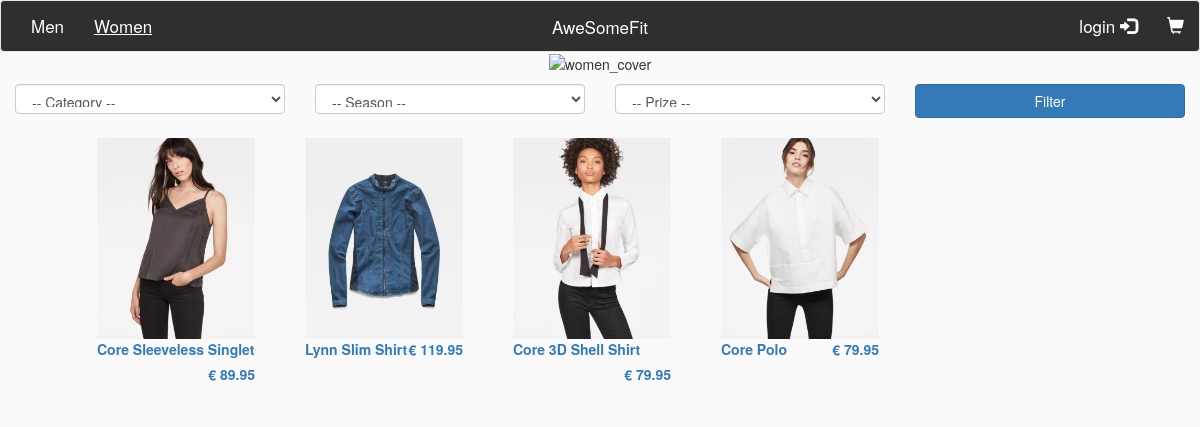
Before: /index.php/browse/shirt_women with the older database file.
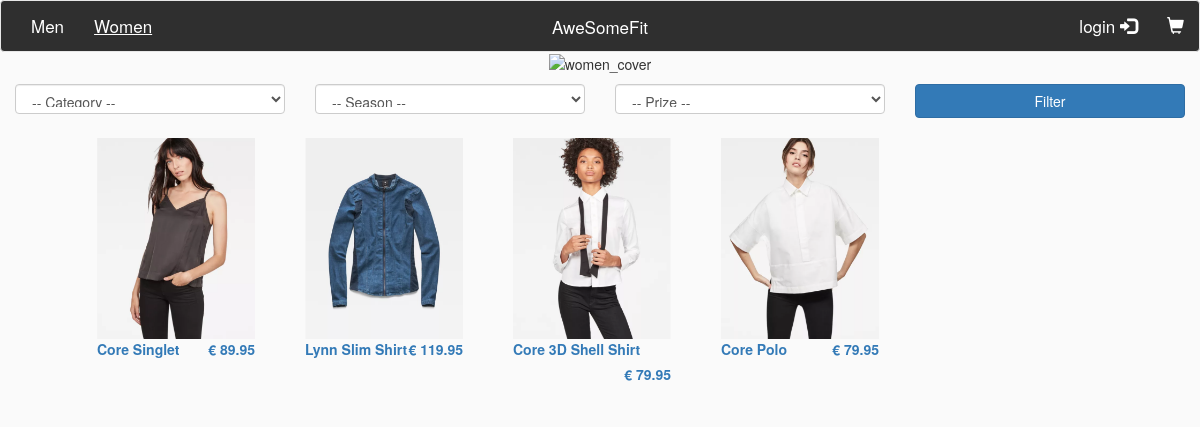
After: the same page with the newer database file.
### tables this page shows
CREATE TABLE `product` (
  `product_id` int(11) NOT NULL,
  `product_name` varchar(45) NOT NULL,
  `product_description` varchar(160) NOT NULL,
  `product_gender` enum('man','woman','unisex') NOT NULL,
  `product_price` float(5,2) NOT NULL,
  `product_type` enum('T-Shirt','Pants','Skirt','Shirt','Eyewear') NOT NULL,
  `product_season` enum('SS','FW','ND') NOT NULL
);

### application/controllers/Browse.php (called while the page is built, shortened)
<?php
class Browse extends CI_Controller {
	public function __construct() {
        $this->load->helper('url_helper');
        $this->load->helper('url');
        $this->load->model('products_model');
        $this->load->library('session');
    }
    public function shirt_women(){
        $season = FALSE;
        $priceMin = FALSE;
        $priceMax = FALSE;
        $type = 'Shirt';
        $data['products'] = $this->products_model->get_products_women_filtered($season, $priceMin, $priceMax, $type);
        $data['allproducts'] = $this -> products_model -> get_women_types();
        $this -> load -> view('women', $data);
    }
}

### index.php (called while the page is built, shortened)
<?php
require_once BASEPATH.'core/CodeIgniter.php';

### application/models/Products_model.php (called while the page is built, shortened)
<?php
class Products_model extends CI_Model {
    public function get_women_types() {
        $this->db->group_by('product_type');
        $query = $this->db->get_where('product', "(product_gender = 'woman' OR product_gender = 'unisex')");
        return $query->result_array();
    }
    public function get_products_women_filtered($season, $priceMin, $priceMax, $type){
        $this->db->where("(product_gender = 'woman' OR product_gender = 'unisex')");
        if ($type != FALSE){
            $this->db->where('product_type', $type);
        }
        $query = $this->db->get('product');
        $data = array();
        if ($query !== FALSE && $query->num_rows() > 0) {
            $data = $query->result_array();
        }
        return $data;
    }
}

### application/views/women.php (the view, shortened to what this page needs)
<!DOCTYPE html>
<html>
<head>
    <link rel="stylesheet" href="https://maxcdn.bootstrapcdn.com/bootstrap/3.3.7/css/bootstrap.min.css">
    <link rel="stylesheet" href="http://localhost/assets/css/global.css">
</head>
<body>
    <nav class="navbar navbar-default" role="navigation">
  <div class="navbar-header">
    <a class="navbar-ASF" href="http://localhost/home">AweSomeFit</a>
  </div>
  <div class="navbar-collapse collapse">
    <ul class="nav navbar-nav navbar-left">
        <li><a href="http://localhost/browse/openmen" style="color: #FFFFFF;" onmouseover="this.style.color='#AAAAAA'" onmouseout="this.style.color='#FFFFFF'">Men</a></li>
        <li><a href="http://localhost/browse/openwomen" style="color: #FFFFFF;" onmouseover="this.style.color='#AAAAAA'" onmouseout="this.style.color='#FFFFFF'"><u>Women</u></a></li>
    </ul>
    <ul class="nav navbar-nav navbar-right">
     <?php if(isset($_SESSION["user_id"])) {
        echo "<li><a href=\"http://localhost/profile/open_profile\" style=\"color: #FFFFFF;\" onmouseover=\"this.style.color='#AAAAAA'\" onmouseout=\"this.style.color='#FFFFFF'\"><i class=\"glyphicon glyphicon-user\"></i>  Profile</a></li>";
    }
      else {
        echo "<li><a href=\"http://localhost/login\" style=\"color: #FFFFFF;\" onmouseover=\"this.style.color='#AAAAAA'\" onmouseout=\"this.style.color='#FFFFFF'\">login  <i class=\"glyphicon glyphicon-log-in\"></i></a></li>";
      }
    ?>
      <li><a href="http://localhost/cart/open_cart" style="color: #FFFFFF;" onmouseover="this.style.color='#AAAAAA'" onmouseout="this.style.color='#FFFFFF'"><i class="glyphicon glyphicon-shopping-cart"></i></a></li>
    </ul>
  </div>
</nav>
    <div class="col-xs-12 col-sm-12 col-md-12 col-lg-12" align="center" style="margin-bottom: 10px;">
        <img src="http://localhost/assets/img/Women.png" style="width: 100%;" alt="women_cover">
    </div>
    <div class="row" style="margin-left: auto; margin-right: auto; margin-bottom: 10px;">
        <form action="http://localhost/browse/filterwomen"  method="POST">
         <div class="col-xs-12 col-sm-12 col-md-3 col-lg-3">
            <select class="form-control" name="type" style="width: 100%; height: 30px;">
                <option selected>-- Category --</option>
            </select>
        </div>
        <div class="col-xs-12 col-sm-12 col-md-3 col-lg-3">
            <select class="form-control" name="season" style="width: 100%; height: 30px;">
                <option selected>-- Season --</option>
            </select>
        </div>
        <div class="col-xs-12 col-sm-12 col-md-3 col-lg-3">
            <select class="form-control" name="price" style="width: 100%; height: 30px;">
                <option selected>-- Prize --</option>
            </select>
        </div>
        <div class="col-xs-12 col-sm-12 col-md-3 col-lg-3">
            <button type="submit" class="btn btn-primary" style="width: 100%;">Filter</button>
        </div>
    </form>
</div>
<div class="row" style="margin-left: 6%; margin-right: auto;">
    <?php foreach ($products as $product_item): ?>
       <a href = "http://localhost/browse/visualize/<?php echo $product_item['product_id']; ?>">
        <div class="col-xs-12 col-sm-12 col-md-2 col-lg-2" style="margin: 10px;">
           <img src="http://localhost/assets/img/products/<?php echo $product_item['product_id']; ?>.png" style="width: 100%;" alt=""><br>
            <label><?php echo $product_item['product_name']; ?></label>
            <label style="float: right;">€ <?php echo $product_item['product_price']; ?></label>
        </div>
    </a>
    <?php endforeach; ?>
</div>
</body>
</html>

Changed rows visible on the page:
changed product: product_name "Core Sleeveless Singlet" → "Core Singlet"
